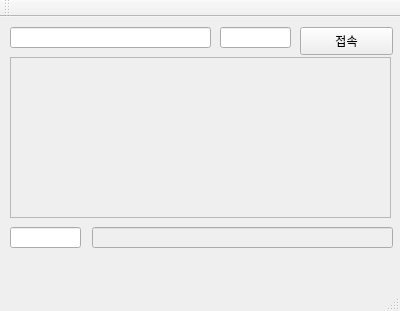
<?xml version="1.0" encoding="UTF-8"?>
<ui version="4.0">
 <class>MainWindow</class>
 <widget class="QMainWindow" name="MainWindow">
  <property name="geometry">
   <rect>
    <x>0</x>
    <y>0</y>
    <width>400</width>
    <height>311</height>
   </rect>
  </property>
  <property name="windowTitle">
   <string>MainWindow</string>
  </property>
  <widget class="QWidget" name="centralWidget">
   <widget class="QLineEdit" name="AddressEdit">
    <property name="geometry">
     <rect>
      <x>10</x>
      <y>10</y>
      <width>201</width>
      <height>21</height>
     </rect>
    </property>
   </widget>
   <widget class="QLineEdit" name="RoomName">
    <property name="geometry">
     <rect>
      <x>220</x>
      <y>10</y>
      <width>71</width>
      <height>21</height>
     </rect>
    </property>
   </widget>
   <widget class="QPushButton" name="ConnectBtn">
    <property name="geometry">
     <rect>
      <x>300</x>
      <y>10</y>
      <width>93</width>
      <height>28</height>
     </rect>
    </property>
    <property name="text">
     <string>접속</string>
    </property>
   </widget>
   <widget class="QLineEdit" name="UserName">
    <property name="geometry">
     <rect>
      <x>10</x>
      <y>210</y>
      <width>71</width>
      <height>21</height>
     </rect>
    </property>
   </widget>
   <widget class="QLineEdit" name="TalkEdit">
    <property name="enabled">
     <bool>false</bool>
    </property>
    <property name="geometry">
     <rect>
      <x>92</x>
      <y>210</y>
      <width>301</width>
      <height>21</height>
     </rect>
    </property>
   </widget>
   <widget class="QListWidget" name="TalkList">
    <property name="enabled">
     <bool>false</bool>
    </property>
    <property name="geometry">
     <rect>
      <x>10</x>
      <y>40</y>
      <width>381</width>
      <height>161</height>
     </rect>
    </property>
   </widget>
  </widget>
  <widget class="QMenuBar" name="menuBar">
   <property name="geometry">
    <rect>
     <x>0</x>
     <y>0</y>
     <width>400</width>
     <height>29</height>
    </rect>
   </property>
  </widget>
  <widget class="QToolBar" name="mainToolBar">
   <attribute name="toolBarArea">
    <enum>TopToolBarArea</enum>
   </attribute>
   <attribute name="toolBarBreak">
    <bool>false</bool>
   </attribute>
  </widget>
  <widget class="QStatusBar" name="statusBar"/>
 </widget>
 <layoutdefault spacing="6" margin="11"/>
 <resources/>
 <connections/>
</ui>
